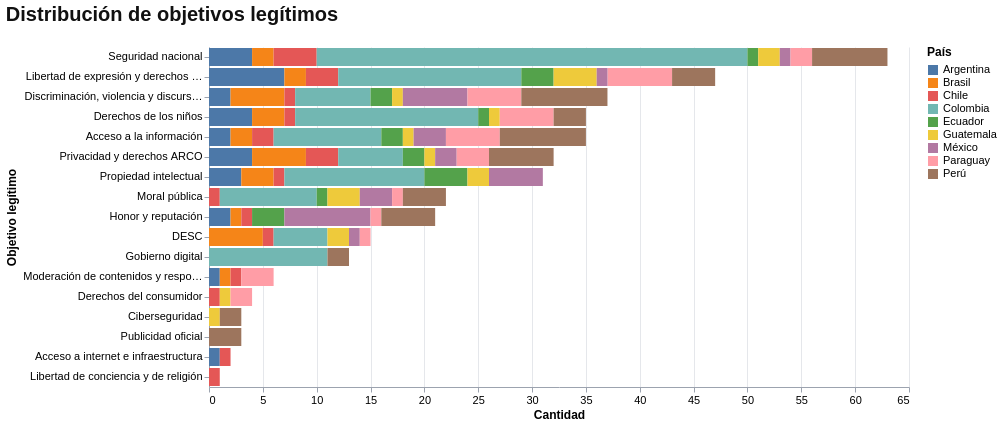

Write the Vega-Lite specification saved for this chart.
### Vega-Lite specification from a JSON file in a GitHub repository (floating-point values rounded to 4 significant figures; data arrays with more than 128 entries replaced by an {"elided": "..."} marker saying what was removed)
{"config": {"font": "Jost, Arial, sans-serif", "title": {"fontSize": 20, "anchor": "start", "color": "#111", "offset": 22}, "axis": {"labelFontSize": 11, "titleFontSize": 12, "gridColor": "#e5e7eb", "domainColor": "#9ca3af", "tickColor": "#9ca3af"}, "legend": {"labelFontSize": 11, "titleFontSize": 12}, "view": {"stroke": "transparent"}}, "data": {"name": "data-2e529744c5af979ffbac24502d39d1fe"}, "mark": {"type": "bar"}, "encoding": {"color": {"field": "País", "scale": {"scheme": "tableau10"}, "title": "País", "type": "nominal"}, "opacity": {"condition": {"param": "param_4d3cce711029d833", "value": 1}, "value": 0.2}, "tooltip": [{"field": "País", "type": "nominal"}, {"field": "Objetivo legítimo", "type": "nominal"}, {"field": "count", "type": "quantitative"}], "x": {"field": "count", "title": "Cantidad", "type": "quantitative"}, "y": {"field": "Objetivo legítimo", "sort": "-x", "title": "Objetivo legítimo", "type": "nominal"}}, "params": [{"name": "dataset", "bind": {"input": "select", "options": ["Leyes", "Proyectos"], "name": "Dataset"}, "value": "Leyes"}, {"name": "param_4d3cce711029d833", "select": {"type": "point", "fields": ["País"]}, "bind": "legend"}, {"name": "yearMin", "value": 1874}, {"name": "yearMax", "value": 2026}], "title": "Distribución de objetivos legítimos", "transform": [{"filter": "!isValid(datum.anio) || (datum.anio >= yearMin && datum.anio <= yearMax)"}, {"filter": "datum.dataset == dataset"}, {"aggregate": [{"op": "count", "as": "count"}], "groupby": ["País", "Objetivo legítimo"]}, {"window": [{"op": "rank", "field": "count", "as": "rank"}], "groupby": ["País"], "sort": [{"field": "count", "order": "descending"}]}, {"filter": "datum.rank <= 10"}], "width": 700, "$schema": "https://vega.github.io/schema/vega-lite/v6.1.0.json", "datasets": {"data-2e529744c5af979ffbac24502d39d1fe": {"elided": "2721 records"}}}
